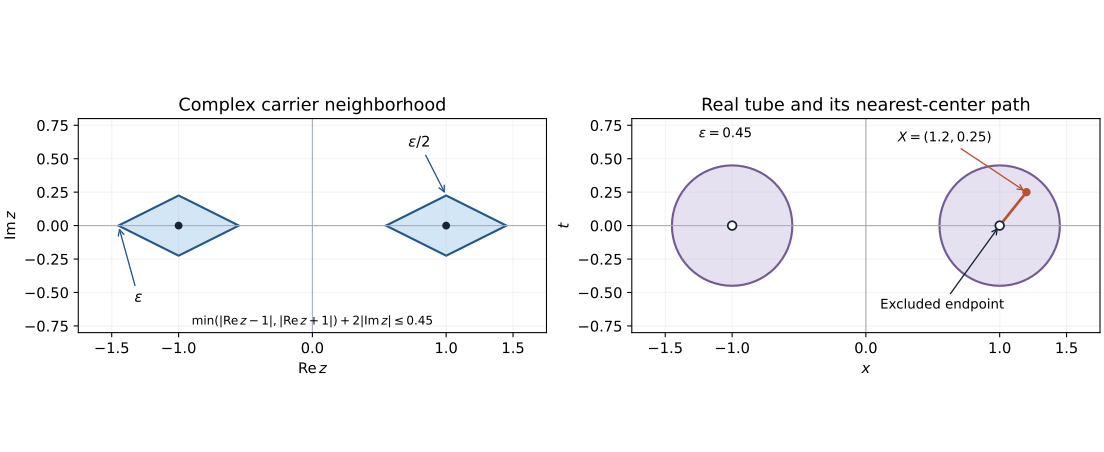

Write Python code to recreate this figure.
"""Exact carrier neighborhoods for AN01-U097, (N1), (N7) and Lemma5.
Original figure: GPT-6 Astra (OpenAI), Ultra, October 2026. CC0.
Run with numpy and matplotlib; creates PNG and SVG beside this source.
"""
from pathlib import Path
import numpy as np
import matplotlib
matplotlib.use("Agg")
import matplotlib.pyplot as plt
from matplotlib.patches import Polygon,Circle
out=Path(__file__).resolve().parent
matplotlib.rcParams.update({"font.size":11,"font.family":"DejaVu Sans","svg.hashsalt":"AN01-U097-carrier-neighborhoods"})
epsilon=.45;centers=[-1.,1.]
fig,axs=plt.subplots(1,2,figsize=(11.5,4.7),layout="constrained")
for ax in axs:
 ax.axhline(0,color="#a3adb8",lw=.8);ax.axvline(0,color="#a3adb8",lw=.8)
 ax.set(xlim=(-1.75,1.75),ylim=(-.8,.8));ax.set_aspect("equal")
 ax.grid(alpha=.15);ax.set_xticks([-1.5,-1,0,1,1.5])
ax=axs[0]
for c in centers:
 vertices=np.array([[c-epsilon,0],[c,epsilon/2],[c+epsilon,0],[c,-epsilon/2]])
 assert np.max(abs(abs(vertices[:,0]-c)+2*abs(vertices[:,1])-epsilon))<1e-14
 ax.add_patch(Polygon(vertices,facecolor="#d2e6f6",edgecolor="#235788",lw=1.6))
 ax.scatter([c],[0],s=24,c="#172334",zorder=4)
ax.annotate(r"$\varepsilon/2$",xy=(1,epsilon/2),xytext=(.8,.59),arrowprops={"arrowstyle":"->","color":"#235788"},ha="center")
ax.annotate(r"$\varepsilon$",xy=(-1-epsilon,0),xytext=(-1.3,-.57),arrowprops={"arrowstyle":"->","color":"#235788"},ha="center")
ax.set(xlabel=r"$\operatorname{Re}z$",ylabel=r"$\operatorname{Im}z$",title="Complex carrier neighborhood")
ax.text(0,-.74,r"$\min(|\operatorname{Re}z-1|,|\operatorname{Re}z+1|)+2|\operatorname{Im}z|\leq0.45$",ha="center",fontsize=9)
ax=axs[1]
for c in centers:
 ax.add_patch(Circle((c,0),epsilon,facecolor="#e6e1f1",edgecolor="#725b94",lw=1.6))
 ax.scatter([c],[0],s=42,facecolors="white",edgecolors="#172334",zorder=5,linewidths=1.3)
X=np.array([1.2,.25]);Y=np.array([1.,0])
assert np.linalg.norm(X-Y)<epsilon
s=np.linspace(0,1,301);segment=(1-s[:,None])*X+s[:,None]*Y
assert np.all(np.linalg.norm(segment-Y,axis=1)<=epsilon)
ax.plot(segment[:,0],segment[:,1],color="#ba512e",lw=2,zorder=4)
ax.scatter([X[0]],[X[1]],color="#ba512e",s=28,zorder=5)
ax.annotate(r"$X=(1.2,0.25)$",xy=X,xytext=(.59,.63),arrowprops={"arrowstyle":"->","color":"#ba512e"},ha="center",fontsize=10)
ax.annotate("Excluded endpoint",xy=Y,xytext=(.57,-.62),arrowprops={"arrowstyle":"->","color":"#172334"},ha="center",fontsize=10)
ax.annotate(r"$\varepsilon=0.45$",xy=(-1,.45),xytext=(-1.05,.66),ha="center",fontsize=10)
ax.set(xlabel=r"$x$",ylabel=r"$t$",title="Real tube and its nearest-center path")
fig.savefig(out/"carrier-neighborhoods.png",dpi=160,metadata={"Software":"Matplotlib; original CC0 figure"})
fig.savefig(out/"carrier-neighborhoods.svg",metadata={"Date":None,"Creator":"GPT-6 Astra (OpenAI), Ultra; CC0"})
p=out/"carrier-neighborhoods.svg";p.write_text("\n".join(l.rstrip() for l in p.read_text().splitlines())+"\n")
plt.close(fig)
